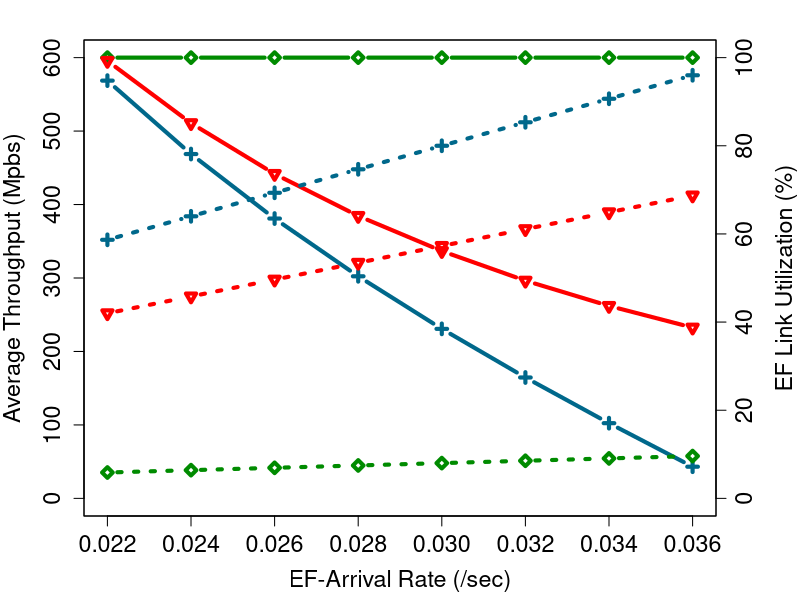

Write the R code that produced this figure.
#M/G/1
#caseB, lc=lp=1Gbps
#poisson arrival flows
#lambda was chosen so that rho will not be larger than 1
lambda1 <- seq(0.022,0.036,by=0.002)
#link headroom
l=600e6
#service_time follows pareto (based on file size)
file_mean = c(8*2e9,8*200e6) #2GB,200MB
serv_mean=file_mean/l
alpha=4
alpha2=2.1
xm = (serv_mean*(alpha-1))/alpha
#xm2 = (serv_mean*(alpha2-1))/alpha2
#change xm, then use xm and alpha to get new mean and new rho
xm2=10
serv_mean2=(xm2*alpha2)/(alpha2-1)
serv_var=( (xm/(alpha-1))^2 ) * ( alpha/(alpha-2) )
serv_var2=( (xm2/(alpha2-1))^2 ) * ( alpha2/(alpha2-2) )
mu=1/serv_mean
mu_alpha2=1/serv_mean2
#traffic intensity
rho1=lambda1/mu[1]
rho2=lambda1/mu[2]
rho1_alpha2=lambda1/mu_alpha2
#expected number of EF
E_n1 = (rho1/2) + ( (rho1+(((lambda1^2)*serv_var[1])) ) / (2*(1-rho1)) )
E_n2 = (rho2/2) + ( (rho2+(((lambda1^2)*serv_var[2])) ) / (2*(1-rho2)) )
E_n1_alpha2 = (rho1_alpha2/2) + ( (rho1_alpha2+(((lambda1^2)*serv_var2)) ) / (2*(1-rho1_alpha2/2)) )
E_n2
#average EF throughput
thru1=600/E_n1
thru1
thru1=600/E_n1
thru2=c(600,600,600,600,600,600,600,600)
thru3=600/E_n1_alpha2

#plot
par(mar=c(4.2,4.2,2,4.2))
par(cex.lab=1.4)
par(cex.axis=1.4)
plot(lambda1,thru1,
     col = "deepskyblue4",
     ylim = range(0,600),
     xlab = "",
     ylab = "Average Throughput (Mpbs)",type="b",pch=3,lty=1,lwd=4)
lines(lambda1,thru2,type="b",pch=5,lty=1,lwd=4,col="green4")
lines(lambda1,thru3,type="b",pch=6,lty=1,lwd=4,col="red")
mtext(expression(paste("EF-Arrival Rate (/sec)")),side=1,line=3,cex=1.4)

par(new=TRUE)
plot(lambda1,rho1*100,type="b",col="deepskyblue4",xaxt="n",yaxt="n",xlab="",ylab=""
     ,ylim=range(0,100)
     ,lty=3,lwd=4,pch=3)
lines(lambda1,rho2*100,type="b",pch=5,lty=3,lwd=4,col="green4")
lines(lambda1,rho1_alpha2*100,type="b",pch=6,lty=3,lwd=4,col="red")
axis(4)
mtext("EF Link Utilization (%)",side=4,line=3,cex=1.4)


